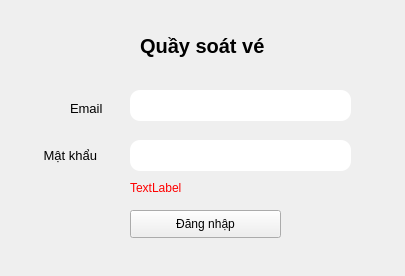
<?xml version="1.0" encoding="UTF-8"?>
<ui version="4.0">
 <class>FrameLogin</class>
 <widget class="QWidget" name="FrameLogin">
  <property name="geometry">
   <rect>
    <x>0</x>
    <y>0</y>
    <width>405</width>
    <height>276</height>
   </rect>
  </property>
  <property name="windowTitle">
   <string>Ticket Manager</string>
  </property>
  <property name="autoFillBackground">
   <bool>false</bool>
  </property>
  <property name="styleSheet">
   <string notr="true">QLineEdit {
	border-radius: 10px;
	padding: 5px 10px;
	font-size: 12px
}
</string>
  </property>
  <widget class="QLabel" name="label">
   <property name="enabled">
    <bool>true</bool>
   </property>
   <property name="geometry">
    <rect>
     <x>140</x>
     <y>30</y>
     <width>141</width>
     <height>31</height>
    </rect>
   </property>
   <property name="font">
    <font>
     <pointsize>-1</pointsize>
     <weight>75</weight>
     <bold>true</bold>
    </font>
   </property>
   <property name="styleSheet">
    <string notr="true">font-size: 20px;
font-weight: bold</string>
   </property>
   <property name="text">
    <string>Quầy soát vé</string>
   </property>
   <property name="center" stdset="0">
    <bool>true</bool>
   </property>
  </widget>
  <widget class="QLabel" name="label_2">
   <property name="geometry">
    <rect>
     <x>70</x>
     <y>100</y>
     <width>41</width>
     <height>16</height>
    </rect>
   </property>
   <property name="font">
    <font>
     <pointsize>10</pointsize>
    </font>
   </property>
   <property name="text">
    <string>Email</string>
   </property>
  </widget>
  <widget class="QLabel" name="label_3">
   <property name="geometry">
    <rect>
     <x>40</x>
     <y>140</y>
     <width>81</width>
     <height>31</height>
    </rect>
   </property>
   <property name="font">
    <font>
     <pointsize>10</pointsize>
    </font>
   </property>
   <property name="text">
    <string> Mật khẩu</string>
   </property>
  </widget>
  <widget class="QLineEdit" name="email">
   <property name="geometry">
    <rect>
     <x>130</x>
     <y>90</y>
     <width>221</width>
     <height>31</height>
    </rect>
   </property>
  </widget>
  <widget class="QLineEdit" name="password">
   <property name="geometry">
    <rect>
     <x>130</x>
     <y>140</y>
     <width>221</width>
     <height>31</height>
    </rect>
   </property>
   <property name="styleSheet">
    <string notr="true"/>
   </property>
  </widget>
  <widget class="QPushButton" name="btn_login">
   <property name="geometry">
    <rect>
     <x>130</x>
     <y>210</y>
     <width>151</width>
     <height>28</height>
    </rect>
   </property>
   <property name="styleSheet">
    <string notr="true">QPushButton:hover{
	color: green
}

</string>
   </property>
   <property name="text">
    <string>Đăng nhập</string>
   </property>
  </widget>
  <widget class="QLabel" name="label_4">
   <property name="geometry">
    <rect>
     <x>130</x>
     <y>180</y>
     <width>221</width>
     <height>16</height>
    </rect>
   </property>
   <property name="styleSheet">
    <string notr="true">color: red</string>
   </property>
   <property name="text">
    <string>TextLabel</string>
   </property>
  </widget>
 </widget>
 <resources/>
 <connections/>
</ui>
